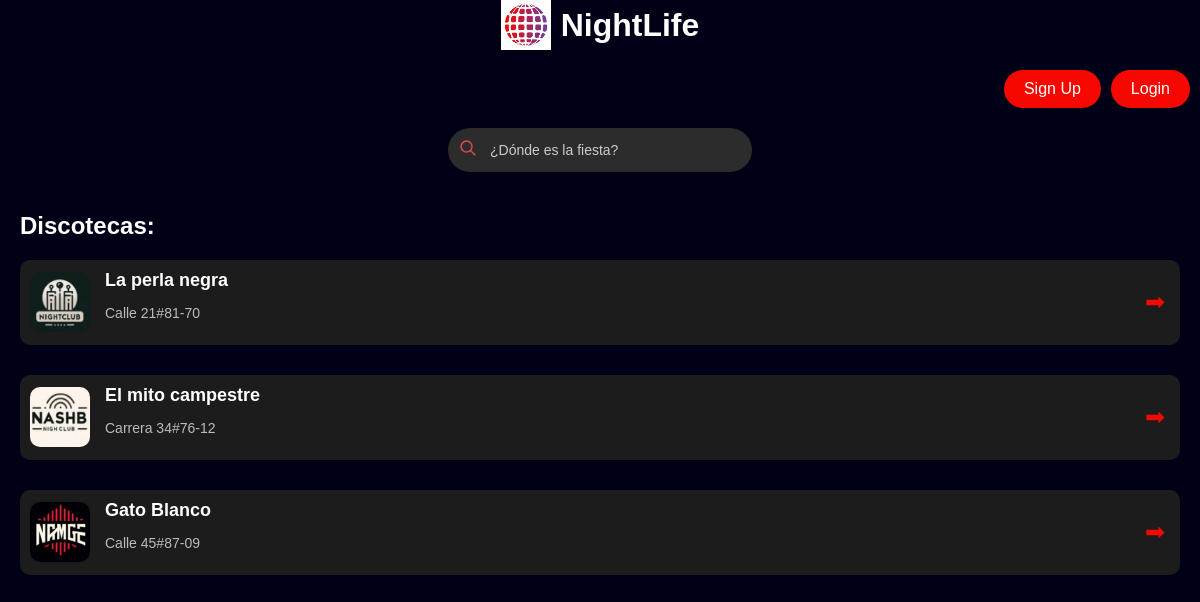
The page / on the database its author committed.
### tickets/models.py (models this page shows, shortened)
class NightClub(models.Model):
    name = models.CharField(max_length=255)
    address = models.CharField(max_length=255, null=True, blank=True)  # Allow null and blank values
    description = models.TextField(blank=True, null=True)
    image = models.ImageField(upload_to='nightclubs/', blank=True, null=True)

### tickets/views.py (the view)
# urls.py: path('', views.home_view, name='home'),  # Home page
def home_view(request):
    nightclubs = NightClub.objects.all()
    return render(request, 'tickets/home.html', {'nightclubs': nightclubs})

### tickets/templates/tickets/home.html (shortened to what this page needs)
<!DOCTYPE html>
<html lang="en">
<head>
    {% load static %}
    <link rel="stylesheet" href="{% static 'css/styles.css' %}">
</head>
<body class="homepage">
<header class="header">
    <div class="logo-section">
        <img src="{% static 'images/logo.png' %}" alt="NightLife Logo" class="logo">
        <h1>NightLife</h1>
    </div>
    <div class="header-icons">
        {% if user.is_authenticated %}
            <a href="{% url 'profile' %}" class="profile-icon">
                <img src="{% static 'images/profile-icon.png' %}" alt="Profile Icon">
            </a>
        {% else %}
            <a href="{% url 'register' %}" class="auth-button red-button">Sign Up</a>
            <a href="{% url 'login' %}" class="auth-button red-button">Login</a>
        {% endif %}
    </div>
</header>
    <section class="search-section">
        <div class="search-bar">
            <span class="search-icon">
                <img src="{% static 'images/search-icon.png' %}" alt="Search Icon">
            </span>
            <input type="text" placeholder="¿Dónde es la fiesta?" name="search" class="search-input">
        </div>
    </section>
    <section class="nightclub-list">
        <h2>Discotecas:</h2>
        <div class="nightclubs">
            {% for nightclub in nightclubs %}
            <div class="nightclub-card">
                <img src="{{ nightclub.image.url }}" alt="{{ nightclub.name }}" class="nightclub-img">
                <div class="nightclub-info">
                    <h3>{{ nightclub.name }}</h3>
                    <p>{{ nightclub.address }}</p>
                </div>
                <a href="{% url 'ticket-list' %}?nightclub={{ nightclub.id }}" class="arrow-icon">
                    <span>&#10145;</span>
                </a>
            </div>
            {% endfor %}
        </div>
    </section>
</body>
</html>

### tickets/static/css/styles.css (style rules this page uses)
body { background-color: #000117; color: white; font-family: 'Arial', sans-serif; margin: 0; display: flex; flex-direction: column; }
.auth-button { padding: 10px 20px; border-radius: 25px; color: white; font-size: 16px; text-decoration: none; }
.red-button { background-color: #F60800; }
.nightclub-card { display: flex; justify-content: space-between; align-items: center; background-color: #1c1c1c; padding: 10px; border-radius: 10px; margin-bottom: 15px; }
.auth-button { position: relative; padding: 10px 20px; border-radius: 25px; color: white; font-size: 16px; text-decoration: none; background-color: #F60800; }
.auth-button { display: inline-block; padding: 10px 20px; border-radius: 25px; text-decoration: none; color: white; font-size: 16px; margin-right: 10px; }
.search-section { text-align: center; margin-top: 20px; }
.search-bar { display: inline-flex; align-items: center; background-color: #2c2c2c; padding: 10px; border-radius: 25px; }
.search-icon img { height: 20px; margin-right: 10px; }
.search-input { border: none; background: none; color: white; font-size: 16px; width: 250px; }
.search-input::placeholder { color: #ccc; }
.nightclub-list { margin: 20px; }
.nightclub-list h2 { font-size: 24px; margin-bottom: 20px; text-align: left; }
.nightclubs { display: flex; flex-direction: column; gap: 15px; }
.nightclub-card { background-color: #1c1c1c; display: flex; align-items: center; padding: 10px; border-radius: 10px; position: relative; }
.nightclub-img { height: 60px; width: 60px; border-radius: 10px; margin-right: 15px; }
.nightclub-info { flex-grow: 1; }
.nightclub-info h3 { font-size: 18px; margin: 0; color: white; }
.nightclub-info p { font-size: 14px; color: #bbb; }
.arrow-icon { position: absolute; right: 15px; font-size: 24px; color: #F60800; text-decoration: none; }
.logo-section { display: flex; align-items: center; justify-content: center; margin-bottom: 20px; }
.logo { width: 50px; height: auto; margin-right: 10px; }
h1 { font-size: 32px; color: white; margin: 0; }
h2 { color: white; margin-bottom: 20px; }
input[type="text"], input[type="email"], input[type="password"], select { font-size: 14px; }
.header-icons { display: flex; align-items: center; justify-content: flex-end; flex-grow: 1; }
.auth-button { padding: 10px 20px; border-radius: 25px; color: white; font-size: 16px; text-decoration: none; background-color: #F60800; text-align: center; }

### rows shown on the page
NightClub: image (picture), name "La perla negra", address "Calle 21#81-70"
NightClub: image (picture), name "El mito campestre", address "Carrera 34#76-12"
NightClub: image (picture), name "Gato Blanco", address "Calle 45#87-09"
